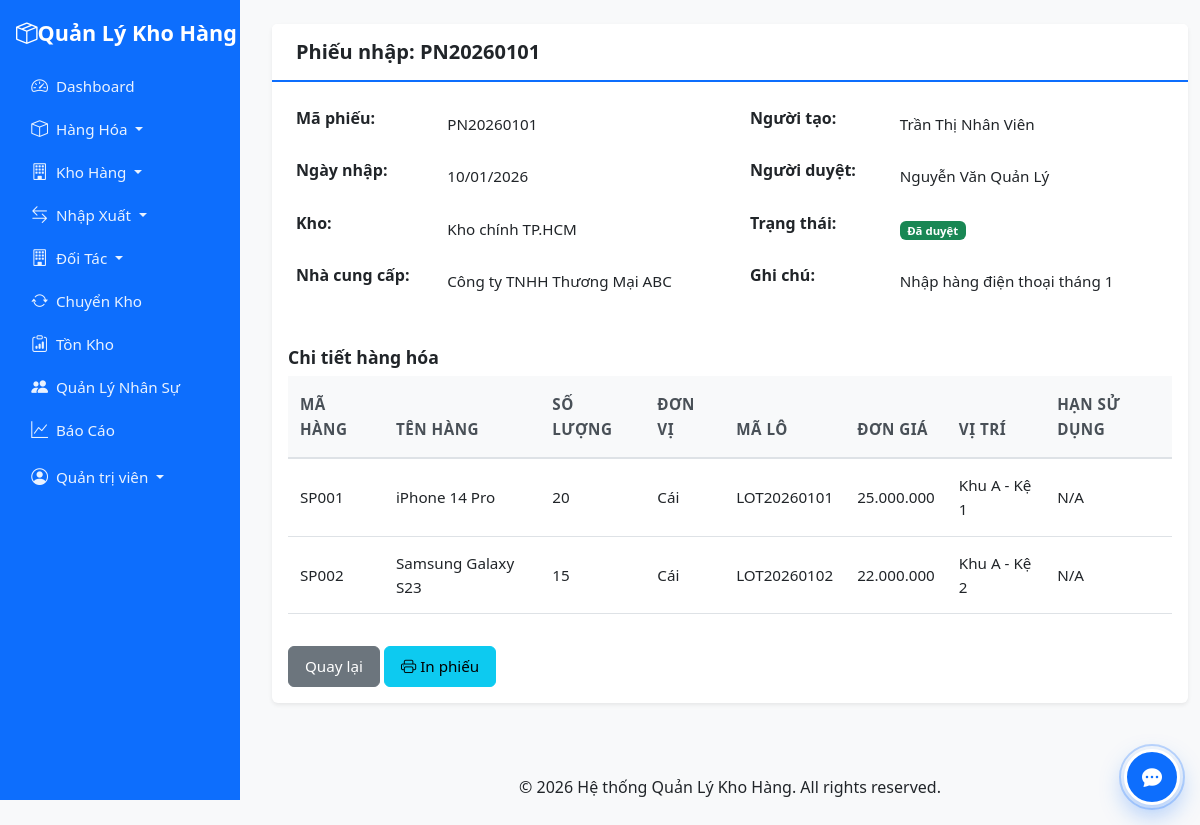
Page /modules/import_receipts/view.php?id=1 (signed in) on the committed database.
### tables this page shows
CREATE TABLE `import_receipts` (
  `id` int(11) NOT NULL,
  `receipt_code` varchar(50) NOT NULL,
  `receipt_date` date NOT NULL,
  `warehouse_id` int(11) NOT NULL,
  `supplier` varchar(200) DEFAULT NULL,
  `supplier_id` int(11) DEFAULT NULL,
  `created_by` int(11) NOT NULL,
  `approved_by` int(11) DEFAULT NULL,
  `status` enum('pending','approved','rejected') DEFAULT 'pending',
  `notes` text DEFAULT NULL,
  `created_at` timestamp NOT NULL DEFAULT current_timestamp(),
  `updated_at` timestamp NOT NULL DEFAULT current_timestamp() ON UPDATE current_timestamp()
);

CREATE TABLE `warehouses` (
  `id` int(11) NOT NULL,
  `code` varchar(50) NOT NULL,
  `name` varchar(100) NOT NULL,
  `address` text DEFAULT NULL,
  `latitude` decimal(10,7) DEFAULT NULL,
  `longitude` decimal(10,7) DEFAULT NULL,
  `manager_id` int(11) DEFAULT NULL,
  `status` tinyint(1) DEFAULT 1,
  `created_at` timestamp NOT NULL DEFAULT current_timestamp()
);

CREATE TABLE `users` (
  `id` int(11) NOT NULL,
  `username` varchar(50) NOT NULL,
  `password` varchar(255) NOT NULL,
  `full_name` varchar(100) NOT NULL,
  `email` varchar(100) DEFAULT NULL,
  `phone` varchar(20) DEFAULT NULL,
  `role` enum('admin','quanly_kho','nhanvien_nhapkho','ketoan') DEFAULT 'nhanvien_nhapkho',
  `status` tinyint(1) DEFAULT 1,
  `created_at` timestamp NOT NULL DEFAULT current_timestamp(),
  `updated_at` timestamp NOT NULL DEFAULT current_timestamp() ON UPDATE current_timestamp()
);

CREATE TABLE `import_receipt_details` (
  `id` int(11) NOT NULL,
  `receipt_id` int(11) NOT NULL,
  `item_id` int(11) NOT NULL,
  `batch_code` varchar(100) DEFAULT NULL,
  `quantity` int(11) NOT NULL,
  `unit_price` decimal(15,2) DEFAULT 0.00,
  `storage_location_id` int(11) DEFAULT NULL,
  `expiry_date` date DEFAULT NULL,
  `notes` text DEFAULT NULL
);

CREATE TABLE `items` (
  `id` int(11) NOT NULL,
  `code` varchar(50) NOT NULL,
  `name` varchar(200) NOT NULL,
  `group_id` int(11) DEFAULT NULL,
  `unit` varchar(50) NOT NULL,
  `has_expiry` tinyint(1) DEFAULT 0,
  `min_stock` int(11) DEFAULT 0,
  `description` text DEFAULT NULL,
  `status` tinyint(1) DEFAULT 1,
  `created_at` timestamp NOT NULL DEFAULT current_timestamp(),
  `updated_at` timestamp NOT NULL DEFAULT current_timestamp() ON UPDATE current_timestamp()
);

CREATE TABLE `storage_locations` (
  `id` int(11) NOT NULL,
  `warehouse_id` int(11) NOT NULL,
  `code` varchar(50) NOT NULL,
  `name` varchar(100) NOT NULL,
  `area` varchar(100) DEFAULT NULL,
  `shelf` varchar(100) DEFAULT NULL,
  `room` varchar(100) DEFAULT NULL,
  `description` text DEFAULT NULL,
  `status` tinyint(1) DEFAULT 1,
  `created_at` timestamp NOT NULL DEFAULT current_timestamp()
);

### config/config.php (called while the page is built, shortened)
<?php
function formatNumber($number) {
    return number_format($number, 0, ',', '.');
}
function formatDate($date) {
    return date('d/m/Y', strtotime($date));
}
?>

### modules/import_receipts/view.php (the view, shortened to what this page needs)
<?php
require_once '../../config/config.php';
$id = $_GET['id'] ?? 0;
$db = getDB();
$stmt = $db->prepare("SELECT ir.*, w.name as warehouse_name, u1.full_name as creator_name, u2.full_name as approver_name
    FROM import_receipts ir
    JOIN warehouses w ON ir.warehouse_id = w.id
    JOIN users u1 ON ir.created_by = u1.id
    LEFT JOIN users u2 ON ir.approved_by = u2.id
    WHERE ir.id = ?");
$stmt->execute([$id]);
$receipt = $stmt->fetch();
$stmt = $db->prepare("SELECT ird.*, i.code as item_code, i.name as item_name, i.unit, sl.name as location_name
    FROM import_receipt_details ird
    JOIN items i ON ird.item_id = i.id
    LEFT JOIN storage_locations sl ON ird.storage_location_id = sl.id
    WHERE ird.receipt_id = ?");
$stmt->execute([$id]);
$details = $stmt->fetchAll();
include '../../includes/header.php';
?>
<div class="container-fluid mt-4">
    <div class="card">
        <div class="card-header">
            <h5 class="mb-0">Phiếu nhập: <?php echo htmlspecialchars($receipt['receipt_code']); ?></h5>
        </div>
        <div class="card-body">
            <div class="row mb-4">
                <div class="col-md-6">
                    <table class="table table-borderless">
                        <tr><th>Mã phiếu:</th><td><?php echo htmlspecialchars($receipt['receipt_code']); ?></td></tr>
                        <tr><th>Ngày nhập:</th><td><?php echo formatDate($receipt['receipt_date']); ?></td></tr>
                        <tr><th>Kho:</th><td><?php echo htmlspecialchars($receipt['warehouse_name']); ?></td></tr>
                        <tr><th>Nhà cung cấp:</th><td><?php echo htmlspecialchars($receipt['supplier'] ?? ''); ?></td></tr>
                    </table>
                </div>
                <div class="col-md-6">
                    <table class="table table-borderless">
                        <tr><th>Người tạo:</th><td><?php echo htmlspecialchars($receipt['creator_name']); ?></td></tr>
                        <tr><th>Người duyệt:</th><td><?php echo htmlspecialchars($receipt['approver_name'] ?? 'Chưa duyệt'); ?></td></tr>
                        <tr><th>Trạng thái:</th><td>
                            <span class="badge bg-<?php
                                echo $receipt['status'] == 'approved' ? 'success' :
                                    ($receipt['status'] == 'rejected' ? 'danger' : 'warning');
                            ?>">
                                <?php
                                echo $receipt['status'] == 'approved' ? 'Đã duyệt' :
                                    ($receipt['status'] == 'rejected' ? 'Từ chối' : 'Chờ duyệt');
                                ?>
                            </span>
                        </td></tr>
                        <tr><th>Ghi chú:</th><td><?php echo nl2br(htmlspecialchars($receipt['notes'] ?? '')); ?></td></tr>
                    </table>
                </div>
            </div>
            <h5>Chi tiết hàng hóa</h5>
            <div class="table-responsive">
                <table class="table">
                    <thead>
                        <tr>
                            <th>Mã hàng</th>
                            <th>Tên hàng</th>
                            <th>Số lượng</th>
                            <th>Đơn vị</th>
                            <th>Mã lô</th>
                            <th>Đơn giá</th>
                            <th>Vị trí</th>
                            <th>Hạn sử dụng</th>
                        </tr>
                    </thead>
                    <tbody>
                        <?php foreach ($details as $d): ?>
                        <tr>
                            <td><?php echo htmlspecialchars($d['item_code']); ?></td>
                            <td><?php echo htmlspecialchars($d['item_name']); ?></td>
                            <td><?php echo formatNumber($d['quantity']); ?></td>
                            <td><?php echo htmlspecialchars($d['unit']); ?></td>
                            <td><?php echo htmlspecialchars($d['batch_code'] ?? ''); ?></td>
                            <td><?php echo formatNumber($d['unit_price']); ?></td>
                            <td><?php echo htmlspecialchars($d['location_name'] ?? 'N/A'); ?></td>
                            <td><?php echo $d['expiry_date'] ? formatDate($d['expiry_date']) : 'N/A'; ?></td>
                        </tr>
                        <?php endforeach; ?>
                    </tbody>
                </table>
            </div>
            <div class="mt-3">
                <a href="index.php" class="btn btn-secondary">Quay lại</a>
                <a href="print.php?id=<?php echo $id; ?>" class="btn btn-info" target="_blank">
                    <i class="bi bi-printer"></i> In phiếu
                </a>
            </div>
        </div>
    </div>
</div>
<?php include '../../includes/footer.php'; ?>

### assets/css/style.css (style rules this page uses)
:root { --primary-color: #0d6efd; --secondary-color: #6c757d; --success-color: #198754; --danger-color: #dc3545; --warning-color: #ffc107; --info-color: #0dcaf0; }
body { font-family: 'Segoe UI', Tahoma, Geneva, Verdana, sans-serif; background-color: #f8f9fa; font-size: 1rem; line-height: 1.6; }
@media (min-width: 992px) { body.has-sidebar { padding-left: 260px; } }
.card { border: none; box-shadow: 0 0.125rem 0.25rem rgba(0, 0, 0, 0.075); margin-bottom: 1.5rem; }
.card-header { background-color: #fff; border-bottom: 2px solid var(--primary-color); font-weight: 600; font-size: 1.1rem; padding: 1rem 1.5rem; }
.card-header h5 { font-size: 1.25rem; font-weight: 600; margin: 0; }
.table { background-color: #fff; }
.table thead th { background-color: #f8f9fa; border-bottom: 2px solid #dee2e6; font-weight: 600; font-size: 0.95rem; padding: 1rem 0.75rem; text-transform: uppercase; letter-spacing: 0.5px; color: #495057; }
.table tbody td { padding: 0.875rem 0.75rem; font-size: 0.95rem; vertical-align: middle; }
.badge { padding: 0.35em 0.65em; }
h1, h2, h3, h4, h5, h6 { font-weight: 600; color: #212529; }
h5 { font-size: 1.1rem; }
.btn { font-weight: 500; padding: 0.5rem 1rem; font-size: 0.95rem; }

### rows in the picture
import_receipts: receipt_code "PN20260101", receipt_date "10/01/2026", warehouse.name "Kho chính TP.HCM", supplier "Công ty TNHH Thương Mại ABC", created_by.full_name "Trần Thị Nhân Viên", approved_by.full_name "Nguyễn Văn Quản Lý", notes "Nhập hàng điện thoại tháng 1"
import_receipt_details: item.code "SP001", item.name "iPhone 14 Pro", quantity "20", item.unit "Cái", batch_code "LOT20260101", unit_price "25.000.000", storage_location.name "Khu A - Kệ 1", shows "N/A"
import_receipt_details: item.code "SP002", item.name "Samsung Galaxy S23", quantity "15", item.unit "Cái", batch_code "LOT20260102", unit_price "22.000.000", storage_location.name "Khu A - Kệ 2", shows "N/A"

### other values in the picture
$_SESSION['full_name'] "Quản trị viên"
